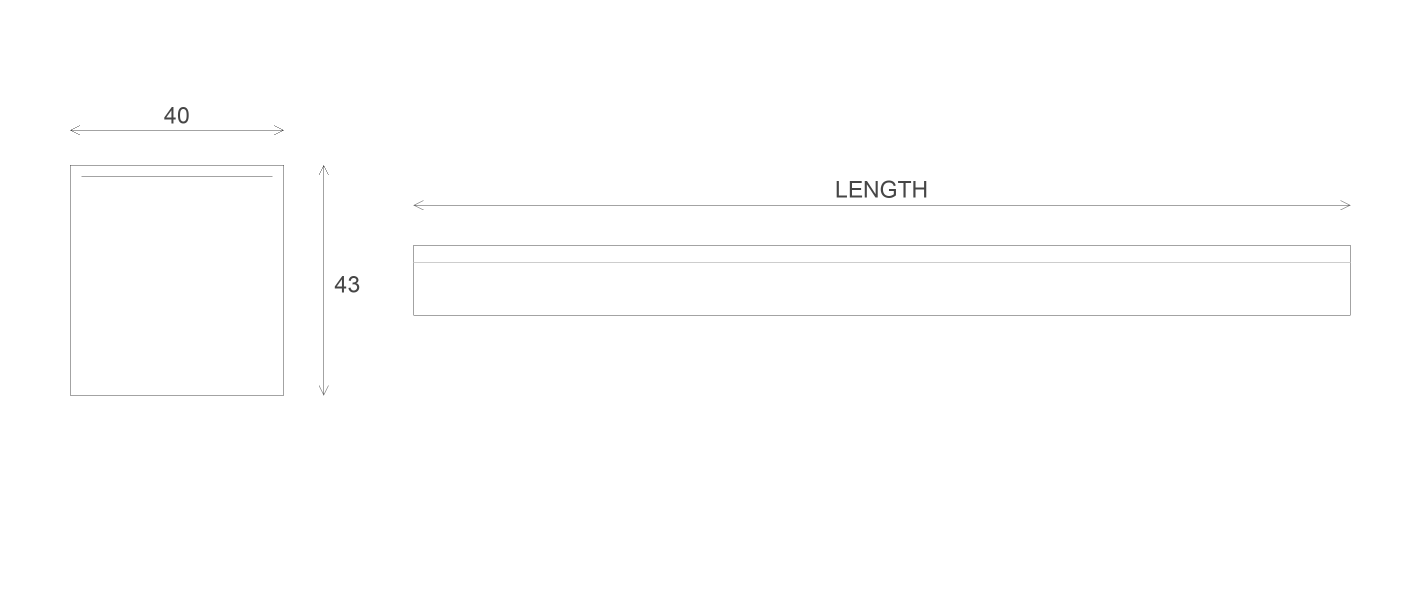
#> input picture scripts/examples/new-products/dim-puck-profile-40x43.png, 2820 x 1180 px (shown at 1/2 size)
$ python -i card_art.py   (imports and definitions only)
#> lines starting #> are read from the running program, lines starting #| are printed output that depends on the picture; after the words box and inside, x2 and y2 are one past the last pixel; in counts of white or black regions, pixels touching at a corner belong together
#!/usr/bin/env python3
"""Shared artwork for LumenX card and product-tile images.

Both the category cards and the product tiles put a product shot on the same
teal radial gradient. This module holds that treatment so the two stay
identical.

The knockout rule matters more than it looks. Most supplier shots are white or
light-grey products on a white background, so a naive "remove near-white" pass
eats the product and leaves ragged halos around it. Only white *connected to the
image border* is removed, which preserves the product's own white body. When a
product is white anyway and touches the edge, no knockout can save it — choose a
different source image.
"""
import numpy as np
from PIL import Image, ImageDraw, ImageFilter

# canvas
W, H = 1600, 900

# teal radial glow on dark navy, sampled from the original category cards
EDGE_TOP = (10, 24, 35)
EDGE_BOTTOM = (6, 17, 23)
CORE_TOP = (6, 71, 89)
CORE_BOTTOM = (4, 65, 83)

KEY = (255, 0, 255)

# Where the white-on-white highlight shoulder begins — see shade_product. 200 is
# below every white body's own shading but above the greys of a dark fitting that
# happens to be allow-listed, so a product's contrast survives the correction.
HIGHLIGHT_KNEE = 200


# [10 lines left out: function gradient, not called in this run]


def _border_pixels(im, band=4):
    """Every pixel in a thin band around the edge of the image."""
    a = np.array(im.convert('RGB'))
    h, w, _ = a.shape
    return np.concatenate([
        a[:band].reshape(-1, 3), a[-band:].reshape(-1, 3),
        a[:, :band].reshape(-1, 3), a[:, -band:].reshape(-1, 3),
    ])


def _dominant_border_colour(im, band=4):
    """The most common edge colour, quantised — the presumed backdrop."""
    px = _border_pixels(im, band) // 8 * 8
    colours, counts = np.unique(px, axis=0, return_counts=True)
    return colours[counts.argmax()], counts.max() / len(px)


def strip_border_background(im, tol=38, edge_guard=0):
    """Remove the backdrop, whatever colour it is.

    Supplier shots come on white, light grey and black. Matching only near-white
    left the grey ones as visible boxes and the black ones as dark slabs, so the
    backdrop colour is sampled from the border instead and only pixels connected
    to the border are removed — which is what keeps a white product's own body
    intact.
    """
    im = im.convert('RGB')
    w, h = im.size
    bg, share = _dominant_border_colour(im)
    if share < 0.18:
        # the edge is not a uniform backdrop (a lifestyle shot, or a composite) —
        # nothing safe to remove
        return im.convert('RGBA')

    bg_img = Image.new('RGB', (w, h), tuple(int(c) for c in bg))
    diff = np.abs(np.array(im, dtype=np.int16) - np.array(bg_img, dtype=np.int16)).sum(axis=2)

    # Edge guard. On a white product against a white background, colour alone
    # cannot separate them at any tolerance: too loose and the fill creeps
    # through the product and shreds it, too tight and nothing is removed at all.
    # Requiring a pixel to sit in a FLAT region as well as match the backdrop
    # stops the fill at the product's outline, because that is where the
    # gradient is.
    grey = np.array(im.convert('L'), dtype=np.int16)
    gy, gx = np.gradient(grey)
    grad = np.hypot(gx, gy)
    removable = (diff <= tol) & (grad <= edge_guard)

    # .copy() matters: Image.fromarray returns a READ-ONLY image and
    # ImageDraw.floodfill silently does nothing on one, so the backdrop would
    # never be removed and every grey/black background would stay a visible box.
    near = Image.fromarray(np.where(removable, 255, 0).astype(np.uint8), 'L').copy()

    for x in range(w):
        for y in (0, h - 1):
            if near.getpixel((x, y)) == 255:
                ImageDraw.floodfill(near, (x, y), 128, thresh=0)
    for y in range(h):
        for x in (0, w - 1):
            if near.getpixel((x, y)) == 255:
                ImageDraw.floodfill(near, (x, y), 128, thresh=0)

    transparent = np.array(near) == 128
    alpha = Image.fromarray(np.where(transparent, 0, 255).astype(np.uint8), 'L')

    # Erode, then feather. A binary mask leaves every anti-aliased pixel along
    # the product's outline behind, which reads as a jagged white fringe around
    # the whole fitting and scattered speckles in the corners. Shrinking the mask
    # by a pixel cuts that fringe away; the feather stops the new edge looking
    # like it was cut with scissors.
    alpha = alpha.filter(ImageFilter.MinFilter(3))
    alpha = alpha.filter(ImageFilter.GaussianBlur(0.5))

    return Image.fromarray(
        np.dstack([np.array(im), np.array(alpha)]).astype(np.uint8),
        'RGBA')


def strip_border_white(im):
    """Backwards-compatible alias — see strip_border_background."""
    return strip_border_background(im)


def prepare(src):
    """Load a product shot and return it trimmed, on transparency."""
    im = Image.open(src)
#> im is the input picture: PIL image 2820x1180 RGB; min 70, max 255, mean 254.3
    if np.array(im.convert('RGBA'))[:, :, 3].min() > 10:      # no real alpha channel
        im = strip_border_white(im)
#> in _dominant_border_colour, `colours, counts = np.unique(px, axis=0, return_counts=True)`: colours = [[248, 248, 248]]; counts = [32000]
#> in strip_border_background, `bg, share = _dominant_border_colour(im)`: bg = [248, 248, 248]; share = 1
#> in strip_border_background, `bg_img = Image.new('RGB', (w, h), tuple(int(c) for c in bg))`: bg_img: PIL image 2820x1180 RGB; every value is 248
#> in strip_border_background, `diff = np.abs(np.array(im, dtype=np.int16) - np.array(bg_img, dtype=np..`:
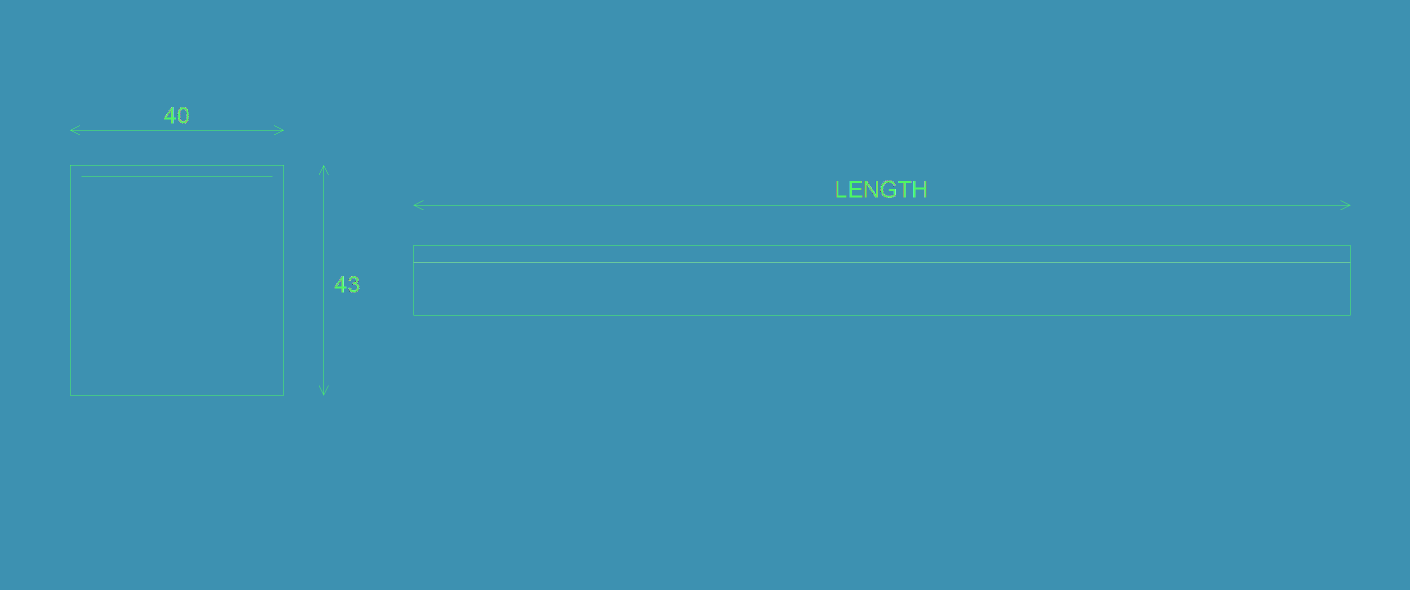
#> diff: shape (1180, 2820) int64 (shown at 1/2 size); 169 distinct labels, from 0 to 534; one colour per label, 0 black
#> in strip_border_background, `removable = (diff <= tol) & (grad <= edge_guard)`:
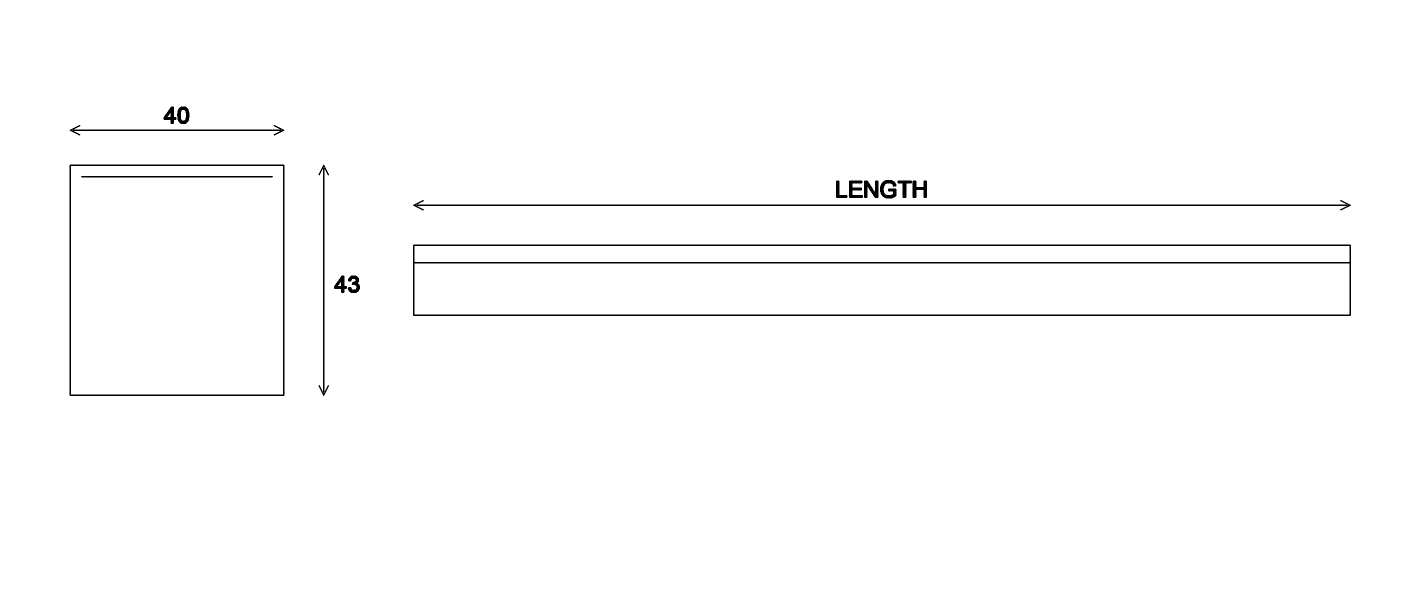
#> removable: shape (1180, 2820) bool (shown at 1/2 size); 98.8% white; 16 black regions, largest, box (x1, y1, x2, y2) and area: (826, 489, 2702, 632) 17684, (826, 400, 2702, 421) 5816, (139, 329, 569, 792) 5318
#> after the loop in strip_border_background, `for x in range(w):`:
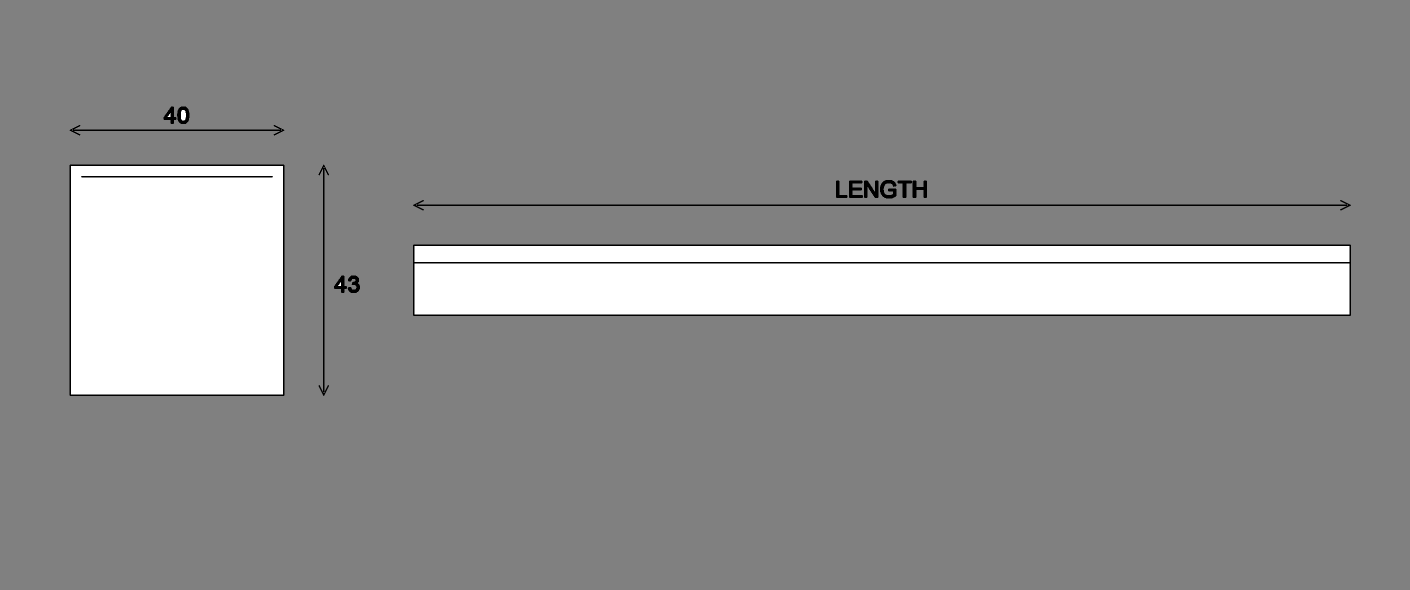
#> near: PIL image 2820x1180 L (shown at 1/2 size); min 0, max 255, mean 143.5
#> in strip_border_background, `transparent = np.array(near) == 128`: transparent: shape (1180, 2820) bool; 85.5% white; 15 black regions, largest, box (x1, y1, x2, y2) and area: (826, 489, 2702, 632) 268264, (139, 329, 569, 792) 199086, (826, 400, 2702, 421) 5820
#> in strip_border_background, `alpha = alpha.filter(ImageFilter.MinFilter(3))`:
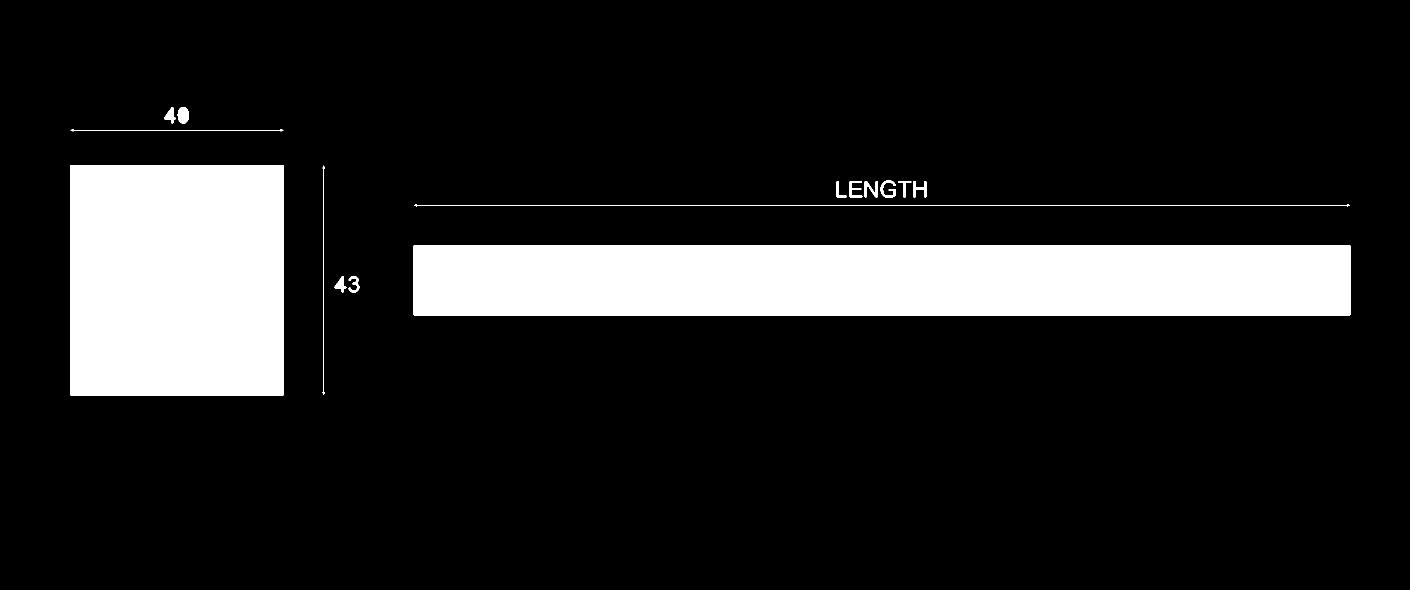
#> alpha: PIL image 2820x1180 L (shown at 1/2 size); 14.1% white; 15 white regions, largest, box (x1, y1, x2, y2) and area: (827, 490, 2701, 631) 264230, (140, 330, 568, 791) 197304, (828, 408, 2700, 413) 1896
    im = im.convert('RGBA')
    al = np.array(im)[:, :, 3]
    ys, xs = np.where(al > 10)
    if len(xs):
        im = im.crop((xs.min(), ys.min(), xs.max() + 1, ys.max() + 1))
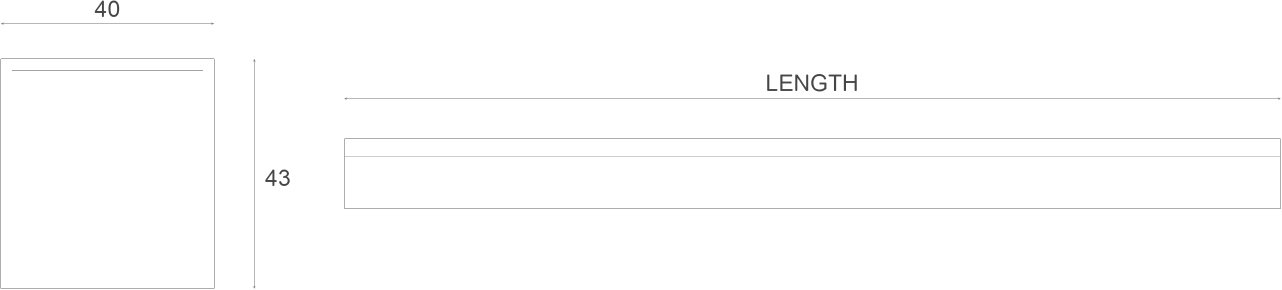
#> im: PIL image 2563x579 RGBA (shown at 1/2 size); mean R, G, B, A 253.3, 253.3, 253.3, 80.5; transparent parts drawn white
    return im


# [265 lines left out: functions resize_rgba, is_light_on_light, compose_glow, compose_cutout, tile_background, whiten and 4 more, not called in this run]

>>> result = prepare('examples/new-products/dim-puck-profile-40x43.png')

$ run again, on scripts/examples/new-products/dim-puck-profile-70x36.png
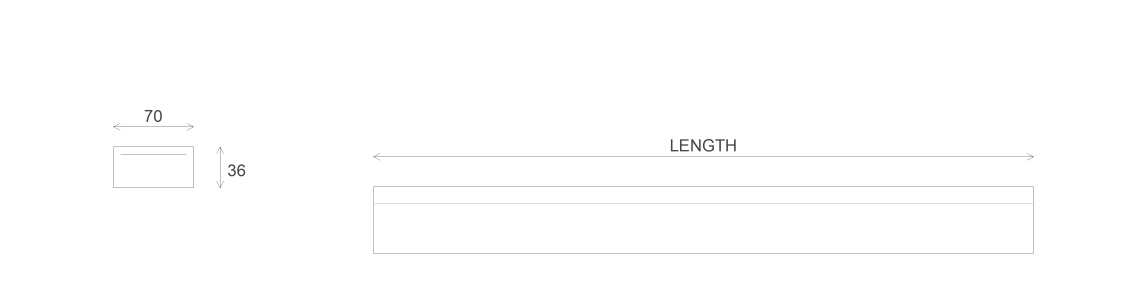
#> input picture scripts/examples/new-products/dim-puck-profile-70x36.png, 3410 x 910 px (shown at 1/3 size)
#> in prepare, im is the input picture: PIL image 3410x910 RGB; min 70, max 255, mean 254.3
#> colours = [[248, 248, 248]]; counts = [34560]
#> bg = [248, 248, 248]; share = 1
#> bg_img: PIL image 3410x910 RGB; every value is 248
#> diff: shape (910, 3410) int64; 176 distinct labels, from 0 to 534
#> removable: shape (910, 3410) bool; 98.9% white; 16 black regions, largest, box (x1, y1, x2, y2) and area: (1119, 559, 3102, 762) 19007, (1119, 459, 3102, 482) 6161, (339, 439, 582, 565) 2174
#> after the loop in strip_border_background, `for x in range(w):`:
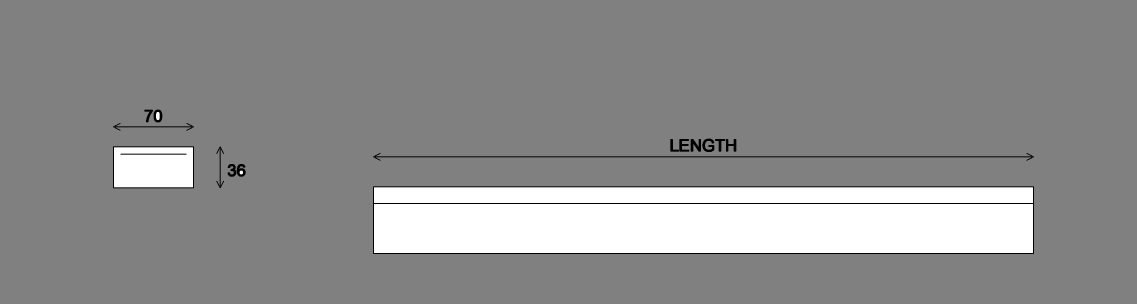
#> near: PIL image 3410x910 L (shown at 1/3 size); min 0, max 255, mean 143.4
#> transparent: shape (910, 3410) bool; 85.6% white; 15 black regions, largest, box (x1, y1, x2, y2) and area: (1119, 559, 3102, 762) 402545, (339, 439, 582, 565) 30614, (1119, 459, 3102, 482) 6165
#> in prepare, `im = im.crop((xs.min(), ys.min(), xs.max() + 1, ys.max() + 1))`:
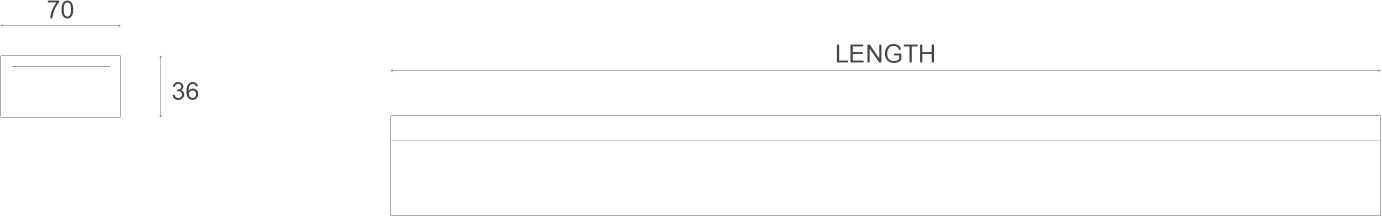
#> im: PIL image 2763x433 RGBA (shown at 1/2 size); mean R, G, B, A 253.1, 253.1, 253.1, 92.7; transparent parts drawn white
